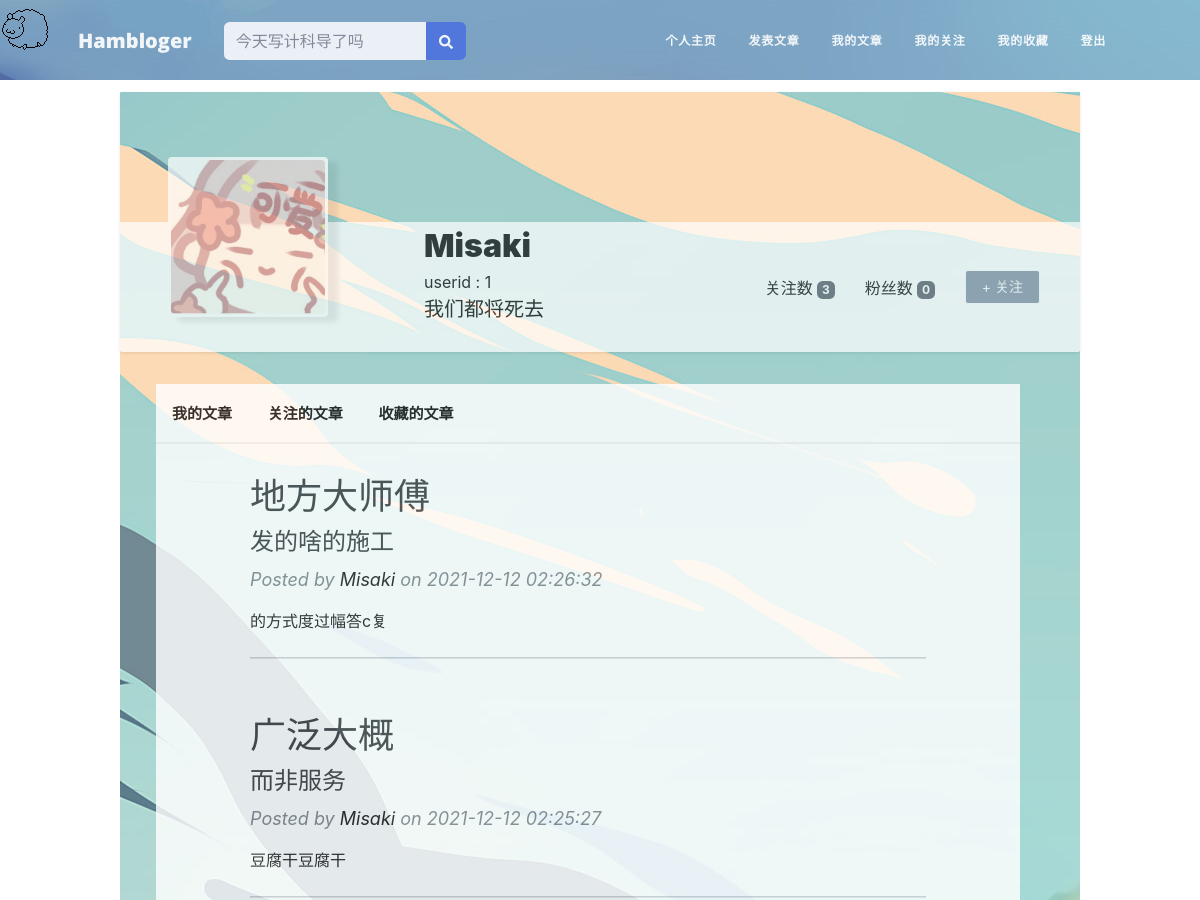
/user/Misaki (signed in, upper part), run on an earlier commit of the app's database.
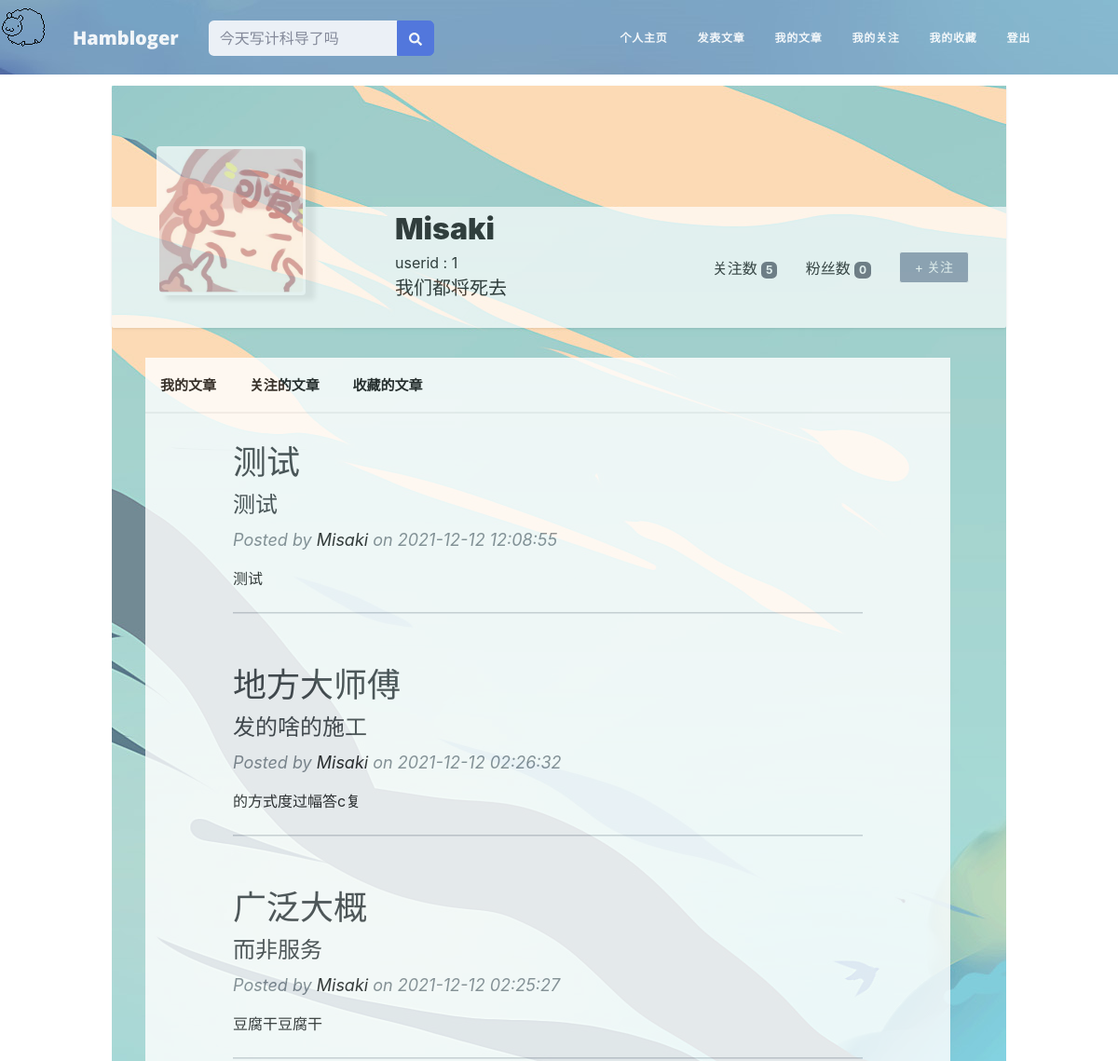
And on a later commit of the database.
### app/models.py (models this page shows, shortened)
class User(UserMixin, db.Model):
    __tablename__ = 'users'
    id = db.Column(db.Integer, primary_key=True)
    email = db.Column(db.String(64), unique=True, index=True)
    username = db.Column(db.String(64), unique=True, index=True)
    role_id = db.Column(db.Integer, db.ForeignKey('roles.id'))  # 每一个用户只能有一个角色
    password_hash = db.Column(db.String(128))
    confirmed = db.Column(db.Boolean, default=True)
    name = db.Column(db.String(64))
    location = db.Column(db.String(64))
    about_me = db.Column(db.Text())
    member_since = db.Column(db.DateTime(), default=datetime.now)
    last_seen = db.Column(db.DateTime(), default=datetime.now)
    posts = db.relationship('Post', backref='author', lazy='dynamic')
    followed = db.relationship('Follow',
                               foreign_keys=[Follow.follower_id],
                               backref=db.backref('follower', lazy='joined'),
                               lazy='dynamic',
                               cascade='all, delete-orphan')
    followers = db.relationship('Follow',
                                foreign_keys=[Follow.followed_id],
                                backref=db.backref('followed', lazy='joined'),
                                lazy='dynamic',
                                cascade='all, delete-orphan')
    @property
    def password(self):
        raise AttributeError("Password is not a readable attribute")
    def can(self, perm):
        return self.role is not None and self.role.has_permission(perm)
    def is_administrator(self):
        return self.can(Permission.ADMIN)
    def ping(self):
        self.last_seen = datetime.utcnow()
        db.session.add(self)
        db.session.commit()
    def is_following(self, user):
        if user.id is None:
            return False
        return self.followed.filter_by(
            followed_id=user.id).first() is not None

class Post(db.Model):
    __tablename__ = 'posts'
    id = db.Column(db.Integer, primary_key=True)
    body = db.Column(db.Text)
    body_html = db.Column(db.Text)
    timestamp = db.Column(db.DateTime, index=True, default=datetime.now)
    author_id = db.Column(db.Integer, db.ForeignKey('users.id'))
    title = db.Column(db.String(64))
    sub_title = db.Column(db.String(64))

### app/main/views.py (the view)
@main.route('/user/<username>')
def user(username):
    user = User.query.filter_by(username=username).first()
    if user is None:
        abort(404)
    posts = user.posts.order_by(Post.timestamp.desc()).all()
    edit_post = Post.query.order_by(Post.id.desc()).first()
    page = request.args.get('page', 1, type=int)
    pagination = user.posts.order_by(Post.timestamp.desc()).paginate(
        page, per_page=current_app.config['HAMBLOGER_POSTS_PER_PAGE'],
        error_out=False)
    return render_template('user.html', user=user, posts=posts, endpoint='.user', pagination=pagination, edit_post=edit_post)

### app/auth/views.py (called while the page is built)
@auth.before_app_request
def before_request():
    if current_user.is_authenticated:
        current_user.ping()
        if not current_user.confirmed and request.endpoint \
                and request.blueprint != 'auth' and request.endpoint != 'static':
            return redirect(url_for('auth.unconfirmed'))

### app/main/__init__.py (called while the page is built)
@main.app_context_processor
def inject_permissions():
    return dict(Permission=Permission)

### app/models.py (called while the page is built)
@login_manager.user_loader
def load_user(user_id):
    return User.query.get(int(user_id))

    def has_permission(self, perm):
        return self.permissions & perm == perm  # 使用位运算检查特定权限

### app/templates/user.html (shortened to what this page needs)
{% extends "base.html" %}
{% import "_macros.html" as macros %}
{% block head %}
<link href="{{ url_for('static',filename='css/user.css') }}" rel="stylesheet">
<link href="{{ url_for('static', filename='css/admin.css') }}"
      rel="stylesheet"/>
<header class="user-top-cover"></header>
{% endblock %}
{% block page_content %}
<link href="{{ url_for('static',filename='css/index.css') }}" rel="stylesheet">
<div class="page-container">
    <div class="user-container">
        <div class="user-cover-container masthead"></div>
        <div class="user-profile-container">
            <div class="user-mask-container">
                <div class="user-mask">
                    <img src="../static/mask/{{user.id}}.png" class="user-mask-img">
                </div>
            </div>
            <div class="user-information-container">
                <div class="username-container">
                    <span class="username"> {{ user.name }} </span>
                </div>
                <div class="username-container">
                    <span class="userid"> userid : {{ user.id }} </span>
                </div>
                <div class="about_me-container">
                    {% if user.about_me %}<span class="about_me">{{ user.about_me }}</span>{% endif %}
                </div>
            </div>
            <div class="user-operation-container">
                {% if user == current_user %}
                <div class="edit-pro-operation-container">
                    <a href="{{ url_for('.edit_profile') }}">
                        <button type="button" class="edit-profile-button">
                            <span>编辑个人资料</span>
                        </button>
                    </a>
                </div>
                {% else %}
                    {% if current_user.can(Permission.FOLLOW) and user != current_user %}
                        {% if not current_user.is_following(user) %}
                        <div class="edit-pro-operation-container">
                            <a href="{{ url_for('.follow', username=user.username) }}">
                                <button type="button" class="follow-button">
                                    <span>+ 关注</span>
                                </button>
                            </a>
                        </div>
                        {% endif %}
                    {% endif %}
                {% endif %}
                <div class="follow-operation-container">
                    <a class="option-link" href="{{ url_for('.followers', username=user.username) }}">
                        粉丝数 <span class="badge badge-dark">{{ user.followers.count() - 1 }}</span>
                    </a>
                </div>
                <div class="follow-operation-container">
                    <a class="option-link" href="{{ url_for('.followed_by', username=user.username) }}">
                        关注数 <span class="badge badge-dark">{{ user.followed.count() - 1 }}</span>
                    </a>
                </div>
            </div>
        </div>
    </div>
    <div class="container row">
        <div class="container main-show-container">
            <ul class="option-bar">
                <li class="option-item">
                    <a class="option-link" href="">
                        我的文章
                    </a>
                    <a class="option-link" href="">
                        关注的文章
                    </a>
                    <a class="option-link" href="">
                        收藏的文章
                    </a>
                </li>
            </ul>
            <div class="main-content-box">
                <div class="container px-10">
                    {% for post in posts %}
                    <div class="row gx-8 justify-content-center">
                        <div class="col-10">
                            <div class="post-preview">
                                <a href="{{ url_for('.post', id=post.id) }}">
                                    <h3 class="post-title">{{ post.title }}</h3>
                                    <h4 class="post-subtitle">{{ post.sub_title }}</h4>
                                </a>
                                <p class="post-meta">
                                    Posted by
                                    <a href="{{ url_for('.user', username=post.author.username) }}"
                                       class="context-user-link">
                                        {{ post.author.username }}
                                    </a>
                                    on {{ post.timestamp.strftime('%Y-%m-%d %H:%M:%S') }}
                                </p>
                                <span>
                                    {{ post.body }}
                                </span>
                            </div>
                            <hr class="my-4"/>
                        </div>
                    </div>
                    {% endfor %}
                </div>
            </div>
        </div>
    </div>
</div>
{% endblock %}

### app/templates/base.html (shortened to what this page needs)
<!DOCTYPE html>
<html lang="en">
<head>
    <link href="https://cdn.jsdelivr.net/npm/bootstrap-icons@1.5.0/font/bootstrap-icons.css" rel="stylesheet"/>
    <link href="{{ url_for('static', filename='css/styles.css') }}" rel="stylesheet"/>
    <link href="{{ url_for('static', filename='css/admin.css') }}" rel="stylesheet"/>
    <link href="{{ url_for('static', filename='css/base.css') }}" rel="stylesheet"/>
    {% block head %}
    {% endblock %}
</head>
<body id="page-top">
<nav class="navbar navbar-expand-lg navbar-light fixed-top py-2" id="mainNav">
    <div class="container px-4 px-lg-5">
        <a class="navbar-brand" href="/">Hambloger</a>
        <form class="d-none d-sm-inline-block form-inline mr-auto ml-md-3 my-2 my-md-0 mw-100 navbar-search">
            <div class="input-group">
                <input type="text" class="form-control bg-light border-0 small" placeholder="今天写计科导了吗"
                       aria-label="Search" aria-describedby="basic-addon2">
                <div class="input-group-append">
                    <button class="btn btn-primary" type="button">
                        <i class="fas fa-search fa-sm"></i>
                    </button>
                </div>
            </div>
        </form>
        <div class="collapse navbar-collapse" id="navbarResponsive">
            <ul class="navbar-nav nav nav-pills ms-auto py-4 py-lg-0">
                {% if current_user.is_authenticated %}
                <li class="nav-item">
                    <a class="nav-link px-lg-3 py-3 py-lg-4"
                       href="{{ url_for('main.user', username=current_user.username) }}">
                        <span>个人主页</span>
                    </a>
                </li>
                <li class="nav-item">
                    <a class="nav-link px-lg-3 py-3 py-lg-4"
                       href="{{ url_for('main.new', id=edit_post.id) }}">
                        <span>发表文章</span>
                    </a>
                </li>
                <li class="nav-item">
                    <a class="nav-link px-lg-3 py-3 py-lg-4" href="/">
                        <span>我的文章</span>
                    </a></li>
                <li class="nav-item">
                    <a class="nav-link px-lg-3 py-3 py-lg-4" href="/">
                        <span>我的关注</span>
                    </a>
                </li>
                <li class="nav-item">
                    <a class="nav-link px-lg-3 py-3 py-lg-4" href="/">
                        <span>我的收藏</span>
                    </a>
                </li>
                <li class="nav-item">
                    <a class="nav-link px-lg-3 py-3 py-lg-4" href="{{url_for('auth.logout')}}">
                        <span>登出</span>
                    </a>
                </li>
                {% endif %}
            </ul>
        </div>
    </div>
</nav>
<div class="main-container">
    {% block page_content %}
    {% endblock %}
</div>
<div class="mouse-follow"></div>
</body>
</html>

### app/static/css/base.css (style rules this page uses)
body { background-color: rgb(246, 246, 246); margin: 0; padding: 0; }
div { margin: 0; padding: 0; display: block; }
.navbar { position: relative; top: -5px; left: -5px; width: 100%; margin: 0; padding: 0; display: block; }
.mouse-follow { width: 50px; height: 50px; position: fixed; background-image: url('../icons/goat.gif'); background-size: cover; }
.page-container { display: block; margin-left: 15%; margin-right: 15%; width: 70%; }

### app/static/css/user.css (style rules this page uses)
.page-container { background-image: url('../img/page-bg.jpg'); display: block; margin-left: 10%; margin-right: 10%; width: 80%; }
.user-container { background-image: url('../img/page-bg.jpg'); display: block; background-color: rgb(255, 255, 255); margin-top: 12px; height: 260px; box-shadow: 0 1px 3px rgba(18, 18, 18, .1); border-radius: 2px; }
.container { opacity: 0.9; color: rgb(0, 0, 0); }
.user-cover-container { border-top-left-radius: 2px; border-top-right-radius: 2px; height: 50%; }
.user-profile-container { height: 50%; opacity: 0.7; background-color: rgb(255, 255, 255); color: rgb(0, 0, 0); border-bottom-left-radius: 2px; border-bottom-right-radius: 2px; }
.user-mask-container { opacity: 1; float: left; position: relative; top: -50%; left: 5%; width: 160px; height: 160px; }
.user-mask { background-color: rgb(255, 255, 255); width: 160px; height: 160px; box-shadow: 10px 5px 5px rgba(18, 18, 18, .1); border-radius: 4px; }
.user-mask-img { margin: 2%; width: 96%; height: 96%; border-radius: 4px; }
.user-information-container { float: left; width: 50%; padding-left: 15%; }
.username { font-size: 32px; font-weight: 900; }
.about_me-container { height: 30px; overflow: hidden; }
.about_me { font-size: 20px; font-weight: 400; }
.user-operation-container { padding-top: 5%; float: right; }
.user-operation-container button { margin-right: 40px; padding: 0 16px; font-size: 14px; line-height: 32px; text-align: center; cursor: pointer; border: 1px solid; border-radius: 3px; }
.follow-button { color: rgb(252, 252, 252); background-color: #8590a6; border-color: #8590a6; }
.user-top-cover { background-image: url('../img/user-bg.jpg'); height: 80px; }
.option-bar { background-color: rgb(255, 255, 255); border-bottom: 2px solid rgb(240, 240, 240); height: 60px; line-height: 60px; list-style-type: none; margin: 0; padding: 0; overflow: hidden; position: -webkit-sticky; position: sticky; top: 0; }
.option-item { float: left; font-size: 15px; font-weight: 600; }
.option-item a { display: inline; padding: 16px; }
.option-link { text-decoration: none; color: rgb(12, 12, 12); }
.main-content-box { background-color: rgb(255, 255, 255); }
.follow-operation-container { float: right; padding-right: 20px; padding-top: 6px; width: 100px; }
.edit-pro-operation-container { float: right; }
.main-show-container { margin: 2px; }

### app/static/css/index.css (style rules this page uses)
.page-container { background-color: rgb(255, 255, 255); color: rgb(0, 0, 0); }
.context-user-link { text-decoration: none; color: #000000; }

What changed in the data, as far as the page shows it:
added Post: title "测试", sub_title "测试", author.username "Misaki", timestamp "2021-12-12 12:08:55", body "测试"
Also different on the page:
{{ user.followed.count() - 1 }}: "3" → "5"
